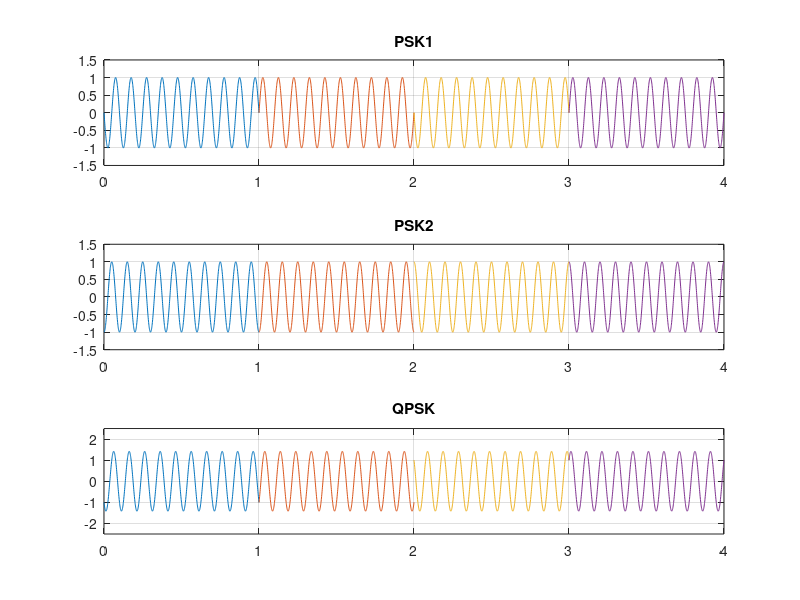

MATLAB code to generate this figure:
% QPSK Modulation

f = 10; % Carrier frequency
x1 = [0 1 0 1]; % First bit stream
x2 = [0 0 1 1]; % Second bit stream
nx = length(x1); % Number of elements in the bit stream

figure; % Create a new figure for plotting

for i = 1:nx
    t = (i-1):0.001:i;  % Time vector for each signal element
    
    if x1(i) == 1
        psk1 = sin(2*pi*f*t); % No phase shift
    else
        psk1 = sin(2*pi*f*t + pi); % Phase shift by π
    end
    
    if x2(i) == 1
        psk2 = sin(2*pi*f*t + pi/2); % Phase shift by π/2
    else
        psk2 = sin(2*pi*f*t + 3*pi/2); % Phase shift by 3π/2
    end
    
    QPSK = psk1 + psk2; % Combine the two PSK components to form QPSK
    
    subplot(3,1,1); % Plot PSK1
    plot(t, psk1); hold on; grid on;
    axis([0 nx -1.5 1.5]); % Start from 0 on the x-axis
    title('PSK1');
    
    subplot(3,1,2); % Plot PSK2
    plot(t, psk2); hold on; grid on;
    axis([0 nx -1.5 1.5]); % Start from 0 on the x-axis
    title('PSK2');
    
    subplot(3,1,3); % Plot the resulting QPSK signal
    plot(t, QPSK); hold on; grid on;
    axis([0 nx -2.5 2.5]); % Adjusted to fit QPSK signal range
    title('QPSK');
end
